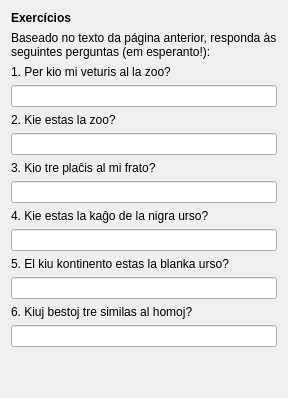
     <widget class="QWidget" name="Sendas2_Lec07">
      <attribute name="icon">
       <iconset resource="ikonoj.qrc">
        <normaloff>:/ikonoj/sendas_24.png</normaloff>:/ikonoj/sendas_24.png</iconset>
      </attribute>
      <attribute name="title">
       <string>8</string>
      </attribute>
      <layout class="QVBoxLayout" name="verticalLayout_2" stretch="0,0,2,1">
       <item>
        <widget class="titolo" name="Lec07_Label7">
         <property name="maximumSize">
          <size>
           <width>16777215</width>
           <height>30</height>
          </size>
         </property>
         <property name="font">
          <font>
           <weight>75</weight>
           <bold>true</bold>
          </font>
         </property>
         <property name="text">
          <string>Exercícios</string>
         </property>
         <property name="wordWrap">
          <bool>true</bool>
         </property>
        </widget>
       </item>
       <item>
        <widget class="QLabel" name="Lec07_Label568">
         <property name="text">
          <string>Baseado no texto da página anterior, responda às seguintes perguntas (em esperanto!):</string>
         </property>
         <property name="wordWrap">
          <bool>true</bool>
         </property>
        </widget>
       </item>
       <item>
        <layout class="QVBoxLayout" name="verticalLayout">
         <item>
          <layout class="QVBoxLayout" name="verticalLayout_242">
           <item>
            <widget class="QLabel" name="Label385_6">
             <property name="text">
              <string>1. Per kio mi veturis al la zoo?</string>
             </property>
             <property name="alignment">
              <set>Qt::AlignBottom|Qt::AlignLeading|Qt::AlignLeft</set>
             </property>
             <property name="wordWrap">
              <bool>true</bool>
             </property>
             <property name="buddy">
              <cstring>lineEdit_76</cstring>
             </property>
             <property name="lingvo" stdset="0">
              <string>eo</string>
             </property>
            </widget>
           </item>
           <item>
            <widget class="cx_edit" name="lineEdit_76">
             <property name="maximumSize">
              <size>
               <width>16777215</width>
               <height>16777215</height>
              </size>
             </property>
            </widget>
           </item>
          </layout>
         </item>
         <item>
          <layout class="QVBoxLayout" name="verticalLayout_241">
           <item>
            <widget class="QLabel" name="Label386_6">
             <property name="text">
              <string>2. Kie estas la zoo?</string>
             </property>
             <property name="alignment">
              <set>Qt::AlignBottom|Qt::AlignLeading|Qt::AlignLeft</set>
             </property>
             <property name="wordWrap">
              <bool>true</bool>
             </property>
             <property name="buddy">
              <cstring>lineEdit_75</cstring>
             </property>
             <property name="lingvo" stdset="0">
              <string>eo</string>
             </property>
            </widget>
           </item>
           <item>
            <widget class="cx_edit" name="lineEdit_75">
             <property name="maximumSize">
              <size>
               <width>16777215</width>
               <height>16777215</height>
              </size>
             </property>
            </widget>
           </item>
          </layout>
         </item>
         <item>
          <layout class="QVBoxLayout" name="verticalLayout_243">
           <item>
            <widget class="QLabel" name="Label387_6">
             <property name="text">
              <string>3. Kio tre plaĉis al mi frato?</string>
             </property>
             <property name="alignment">
              <set>Qt::AlignBottom|Qt::AlignLeading|Qt::AlignLeft</set>
             </property>
             <property name="wordWrap">
              <bool>true</bool>
             </property>
             <property name="buddy">
              <cstring>lineEdit_77</cstring>
             </property>
             <property name="lingvo" stdset="0">
              <string>eo</string>
             </property>
            </widget>
           </item>
           <item>
            <widget class="cx_edit" name="lineEdit_77">
             <property name="maximumSize">
              <size>
               <width>16777215</width>
               <height>16777215</height>
              </size>
             </property>
            </widget>
           </item>
          </layout>
         </item>
         <item>
          <layout class="QVBoxLayout" name="verticalLayout_244">
           <item>
            <widget class="QLabel" name="Label388_8">
             <property name="text">
              <string>4. Kie estas la kaĝo de la nigra urso?</string>
             </property>
             <property name="alignment">
              <set>Qt::AlignBottom|Qt::AlignLeading|Qt::AlignLeft</set>
             </property>
             <property name="wordWrap">
              <bool>true</bool>
             </property>
             <property name="buddy">
              <cstring>lineEdit_78</cstring>
             </property>
             <property name="lingvo" stdset="0">
              <string>eo</string>
             </property>
            </widget>
           </item>
           <item>
            <widget class="cx_edit" name="lineEdit_78">
             <property name="maximumSize">
              <size>
               <width>16777215</width>
               <height>16777215</height>
              </size>
             </property>
            </widget>
           </item>
          </layout>
         </item>
         <item>
          <layout class="QVBoxLayout" name="verticalLayout_245">
           <item>
            <widget class="QLabel" name="Label389_6">
             <property name="text">
              <string>5. El kiu kontinento estas la blanka urso?</string>
             </property>
             <property name="alignment">
              <set>Qt::AlignBottom|Qt::AlignLeading|Qt::AlignLeft</set>
             </property>
             <property name="wordWrap">
              <bool>true</bool>
             </property>
             <property name="buddy">
              <cstring>lineEdit_79</cstring>
             </property>
             <property name="lingvo" stdset="0">
              <string>eo</string>
             </property>
            </widget>
           </item>
           <item>
            <widget class="cx_edit" name="lineEdit_79">
             <property name="maximumSize">
              <size>
               <width>16777215</width>
               <height>16777215</height>
              </size>
             </property>
            </widget>
           </item>
          </layout>
         </item>
         <item>
          <layout class="QVBoxLayout" name="verticalLayout_246">
           <item>
            <widget class="QLabel" name="Label388_9">
             <property name="text">
              <string>6. Kiuj bestoj tre similas al homoj?</string>
             </property>
             <property name="alignment">
              <set>Qt::AlignBottom|Qt::AlignLeading|Qt::AlignLeft</set>
             </property>
             <property name="wordWrap">
              <bool>true</bool>
             </property>
             <property name="buddy">
              <cstring>lineEdit_80</cstring>
             </property>
             <property name="lingvo" stdset="0">
              <string>eo</string>
             </property>
            </widget>
           </item>
           <item>
            <widget class="cx_edit" name="lineEdit_80">
             <property name="maximumSize">
              <size>
               <width>16777215</width>
               <height>16777215</height>
              </size>
             </property>
            </widget>
           </item>
          </layout>
         </item>
        </layout>
       </item>
       <item>
        <spacer name="verticalSpacer_6">
         <property name="orientation">
          <enum>Qt::Vertical</enum>
         </property>
         <property name="sizeHint" stdset="0">
          <size>
           <width>20</width>
           <height>40</height>
          </size>
         </property>
        </spacer>
       </item>
      </layout>
     </widget>
